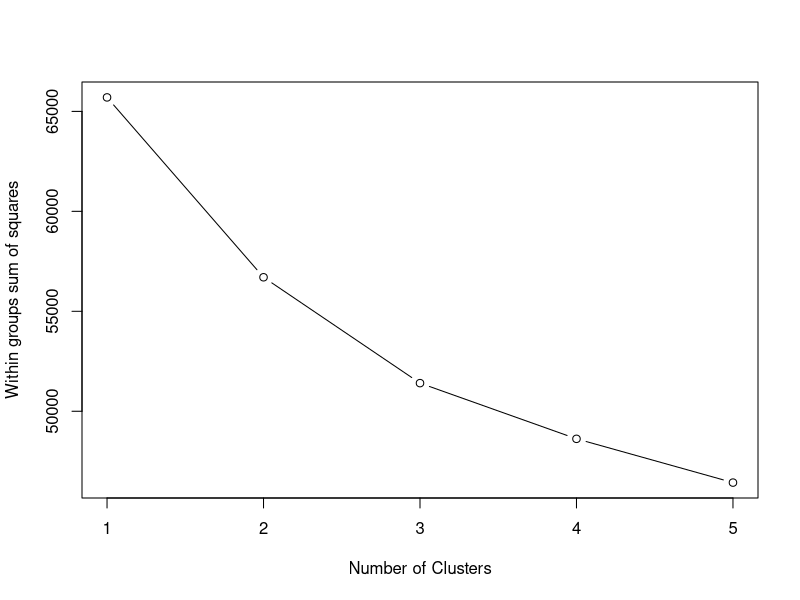

Generate this figure with R:
## ---- chunk 1
#read data
setwd("C:/Users/vishrti/Desktop/ML webinar")
library(openxlsx)
dhcb<-read.csv("dhcb_education_medium1.csv")
## ---- chunk 2
dim(dhcb)
colnames(dhcb)
dhcb_education_medium<-dhcb[,-c(1,31)]
dim(dhcb_education_medium)
## ---- chunk 3
dhcb_education_medium.Scaled <- scale(dhcb_education_medium[,3:29])
head(dhcb_education_medium.Scaled)

str(dhcb_education_medium.Scaled)


sum(is.na(dhcb_education_medium.Scaled))

## ---- chunk 4
# removing columns which have 0 variance for this set of data
              
dhcb_education_medium.Scaled1<-dhcb_education_medium.Scaled[,-c(18,25)]
dim(dhcb_education_medium.Scaled1)
## ---- chunk 5

wssplot <- function(data, nc=15, seed=3110){
  wss <- (nrow(data)-1)*sum(apply(data,2,var))
  for (i in 2:nc){
    set.seed(seed)
    wss[i] <- sum(kmeans(data, centers=i)$withinss)}
  plot(1:nc, wss, type="b", xlab="Number of Clusters",
       ylab="Within groups sum of squares")}

wssplot(dhcb_education_medium.Scaled1, nc=5)

sum(is.na(dhcb_education_medium.Scaled1))
## ---- chunk 6
kmeans.clus = kmeans(x=dhcb_education_medium.Scaled1, centers = 4, nstart = 3)

dhcb_education_medium$Clusters <- kmeans.clus$cluster

#aggr = aggregate(dhcb_education_medium[,-c(1,2,8,9,10,28,29,30,44,45,46)],list(dhcb_education_medium$Clusters),mean)
aggr = aggregate(dhcb_education_medium[,-c(1,2,18,27)],list(dhcb_education_medium$Clusters),mean)

aggr


## ---- chunk 7
write.csv(dhcb_education_medium,file="dhcb_education_medium_rmd.csv")

write.csv(aggr,file="dhcb_education_medium1_rmd.csv")

